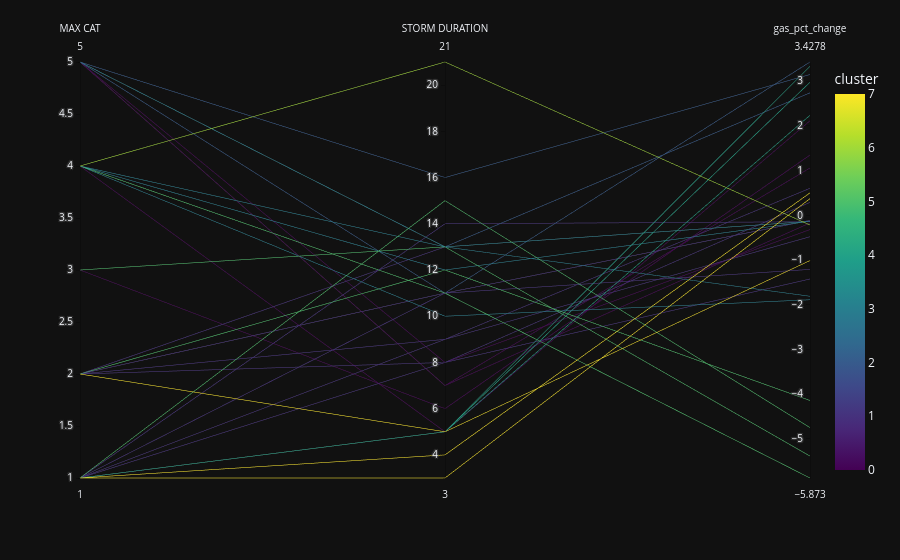

Here is the notebook cell this chart was saved with:
### Code cell
#8 clusters gets highest silhouette score and is transition point in elbow method

result2 = cluster(storm_df, 8, plot = True)

print(result2)

### Figure 1 — Plotly figure (JSON) as saved in the notebook; plotly's stock layout.template omitted (floating-point values rounded to 4 significant figures)
{"data": [{"dimensions": [{"label": "MAX CAT", "values": [5, 3, 1, 1, 1, 2, 5, 2, 4, 2, 4, 4, 4, 5, 5, 4, 1, 2, 1, 4, 5, 2, 1, 1, 1, 5, 5, 1, 2, 1, 3, 2]}, {"label": "STORM DURATION", "values": [13, 13, 15, 8, 14, 12, 16, 9, 13, 5, 21, 11, 5, 7, 8, 12, 9, 8, 4, 10, 13, 11, 5, 11, 5, 11, 7, 5, 11, 3, 6, 13]}, {"label": "gas_pct_change", "values": [2.739, -5.383, -4.747, -1.424, -0.144, -4.14, 3.148, -0.4785, -1.81, -1.011, -0.2168, -5.873, 2.114, 1.058, -0.3179, -0.1343, 0.6042, 0.2895, 0.502, -1.888, -0.1345, -1.209, 3.331, -0.1138, 2.974, 3.428, -0.1716, 2.237, -0.1139, 0.3726, 1.348, -0.1351]}], "domain": {"x": [0.0, 1.0], "y": [0.0, 1.0]}, "line": {"color": [2, 5, 5, 1, 1, 5, 2, 1, 3, 7, 6, 5, 0, 0, 0, 3, 1, 1, 7, 3, 3, 1, 4, 1, 4, 2, 0, 4, 1, 7, 0, 1], "coloraxis": "coloraxis"}, "name": "", "type": "parcoords"}], "layout": {"coloraxis": {"colorbar": {"title": {"text": "cluster"}}, "colorscale": [[0.0, "#440154"], [0.1111, "#482878"], [0.2222, "#3e4989"], [0.3333, "#31688e"], [0.4444, "#26828e"], [0.5556, "#1f9e89"], [0.6667, "#35b779"], [0.7778, "#6ece58"], [0.8889, "#b5de2b"], [1.0, "#fde725"]]}, "legend": {"tracegroupgap": 0}, "margin": {"t": 60}}}
